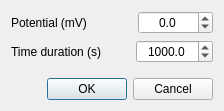
<?xml version="1.0" encoding="UTF-8"?>
<ui version="4.0">
 <class>PolarizationDlg</class>
 <widget class="QDialog" name="PolarizationDlg">
  <property name="geometry">
   <rect>
    <x>0</x>
    <y>0</y>
    <width>224</width>
    <height>111</height>
   </rect>
  </property>
  <property name="windowTitle">
   <string>Chronoamperometry</string>
  </property>
  <layout class="QVBoxLayout" name="verticalLayout">
   <item>
    <layout class="QHBoxLayout" name="horizontalLayout">
     <item>
      <widget class="QLabel" name="label_4">
       <property name="text">
        <string>Potential (mV)</string>
       </property>
      </widget>
     </item>
     <item>
      <spacer name="horizontalSpacer">
       <property name="orientation">
        <enum>Qt::Horizontal</enum>
       </property>
       <property name="sizeHint" stdset="0">
        <size>
         <width>40</width>
         <height>20</height>
        </size>
       </property>
      </spacer>
     </item>
     <item>
      <widget class="QDoubleSpinBox" name="potential">
       <property name="alignment">
        <set>Qt::AlignCenter</set>
       </property>
       <property name="correctionMode">
        <enum>QAbstractSpinBox::CorrectToNearestValue</enum>
       </property>
       <property name="decimals">
        <number>1</number>
       </property>
       <property name="minimum">
        <double>-10000.000000000000000</double>
       </property>
       <property name="maximum">
        <double>10000.000000000000000</double>
       </property>
      </widget>
     </item>
    </layout>
   </item>
   <item>
    <layout class="QHBoxLayout" name="horizontalLayout_2">
     <item>
      <widget class="QLabel" name="label">
       <property name="text">
        <string>Time duration (s)</string>
       </property>
      </widget>
     </item>
     <item>
      <spacer name="horizontalSpacer_2">
       <property name="orientation">
        <enum>Qt::Horizontal</enum>
       </property>
       <property name="sizeHint" stdset="0">
        <size>
         <width>40</width>
         <height>20</height>
        </size>
       </property>
      </spacer>
     </item>
     <item>
      <widget class="QDoubleSpinBox" name="duration">
       <property name="alignment">
        <set>Qt::AlignCenter</set>
       </property>
       <property name="correctionMode">
        <enum>QAbstractSpinBox::CorrectToNearestValue</enum>
       </property>
       <property name="decimals">
        <number>1</number>
       </property>
       <property name="minimum">
        <double>1.000000000000000</double>
       </property>
       <property name="maximum">
        <double>86400000.000000000000000</double>
       </property>
       <property name="value">
        <double>1000.000000000000000</double>
       </property>
      </widget>
     </item>
    </layout>
   </item>
   <item>
    <spacer name="verticalSpacer">
     <property name="orientation">
      <enum>Qt::Vertical</enum>
     </property>
     <property name="sizeHint" stdset="0">
      <size>
       <width>20</width>
       <height>40</height>
      </size>
     </property>
    </spacer>
   </item>
   <item>
    <widget class="QDialogButtonBox" name="buttonBox">
     <property name="orientation">
      <enum>Qt::Horizontal</enum>
     </property>
     <property name="standardButtons">
      <set>QDialogButtonBox::Cancel|QDialogButtonBox::Ok</set>
     </property>
    </widget>
   </item>
  </layout>
 </widget>
 <resources/>
 <connections>
  <connection>
   <sender>buttonBox</sender>
   <signal>accepted()</signal>
   <receiver>PolarizationDlg</receiver>
   <slot>accept()</slot>
   <hints>
    <hint type="sourcelabel">
     <x>248</x>
     <y>254</y>
    </hint>
    <hint type="destinationlabel">
     <x>157</x>
     <y>274</y>
    </hint>
   </hints>
  </connection>
  <connection>
   <sender>buttonBox</sender>
   <signal>rejected()</signal>
   <receiver>PolarizationDlg</receiver>
   <slot>reject()</slot>
   <hints>
    <hint type="sourcelabel">
     <x>316</x>
     <y>260</y>
    </hint>
    <hint type="destinationlabel">
     <x>286</x>
     <y>274</y>
    </hint>
   </hints>
  </connection>
 </connections>
</ui>
